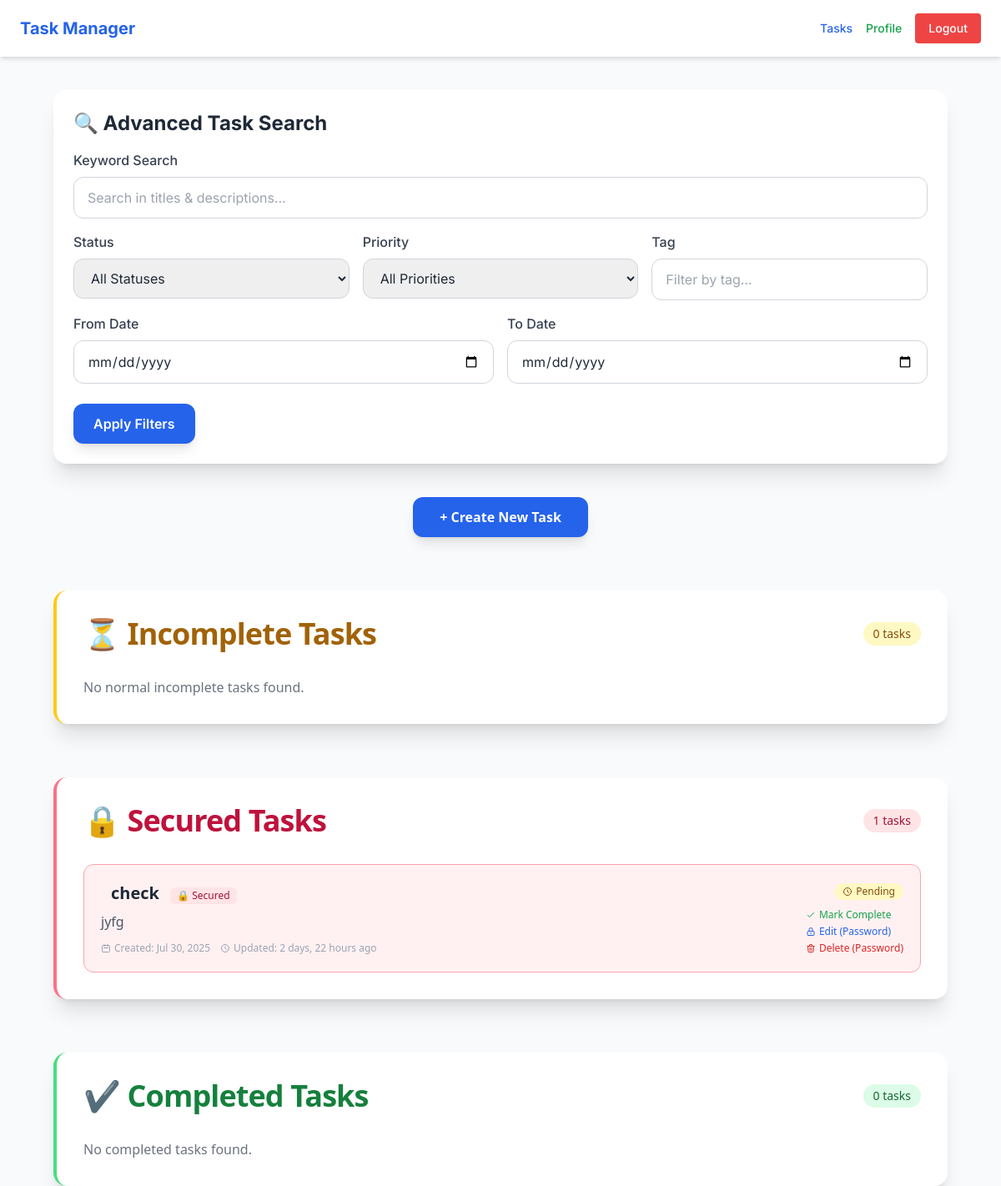
The page / (signed in) on the database as committed earlier.
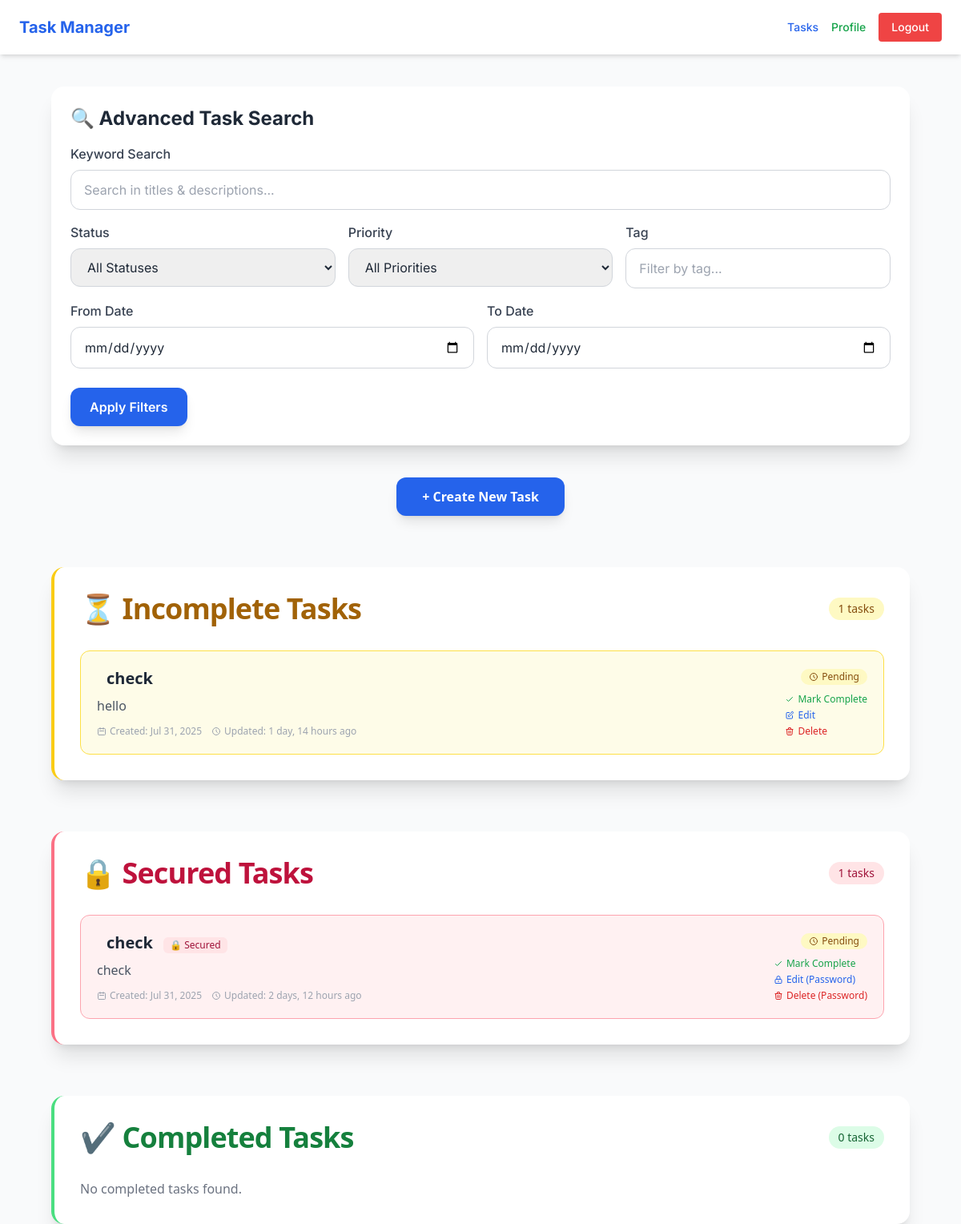
The same page on the database as committed later.
### task/models.py (models this page shows, shortened)
class Task(models.Model):
    PRIORITY_CHOICES = [
        ('L', 'Low'),
        ('M', 'Medium'),
        ('H', 'High'),
    ]
    user = models.ForeignKey(User, on_delete=models.CASCADE)
    title = models.CharField(max_length=255)
    completed = models.BooleanField(default=False)
    is_secret = models.BooleanField(default=False)
    description = models.TextField(blank=True)
    due_date = models.DateField(null=True, blank=True)
    priority = models.CharField(
        max_length=10,
        choices=[('low', 'Low'), ('medium', 'Medium'), ('high', 'High')],
        default='low'
    )
    completed = models.BooleanField(default=False)
    is_secret = models.BooleanField(default=False)
    secret_password = models.CharField(max_length=128, blank=True, null=True)
    created_at = models.DateTimeField(auto_now_add=True)
    due_date = models.DateField(null=True, blank=True)
    priority = models.CharField(max_length=1, choices=PRIORITY_CHOICES, default='M')
    updated_at = models.DateTimeField(auto_now=True)

### task/views.py (the view)
# urls.py: path('', views.task_list, name='task-list'),  # Homepage shows task list
@login_required
def task_list(request):
    search_query = request.GET.get('q', '')
    status = request.GET.get('status', '')
    priority = request.GET.get('priority', '')
    tag = request.GET.get('tag', '')
    date_from = request.GET.get('date_from', '')
    date_to = request.GET.get('date_to', '')
    tasks = Task.objects.filter(user=request.user)
    if search_query:
        tasks = tasks.filter(
            Q(title__icontains=search_query) |
            Q(description__icontains=search_query))
    if status == 'completed':
        tasks = tasks.filter(completed=True)
    elif status == 'incomplete':
        tasks = tasks.filter(completed=False)
    if priority:
        tasks = tasks.filter(priority=priority)
    if tag:
        tasks = tasks.filter(tags__icontains=tag)
    if date_from:
        try:
            date_obj = datetime.strptime(date_from, '%Y-%m-%d').date()
            tasks = tasks.filter(created_at__date__gte=date_obj)
        except ValueError:
            pass
    if date_to:
        try:
            date_obj = datetime.strptime(date_to, '%Y-%m-%d').date()
            tasks = tasks.filter(created_at__date__lte=date_obj)
        except ValueError:
            pass
    incomplete_tasks = tasks.filter(completed=False).order_by('-created_at')
    secured_tasks = incomplete_tasks.filter(is_secret=True)
    normal_incomplete_tasks = incomplete_tasks.filter(is_secret=False)
    completed_tasks = tasks.filter(completed=True).order_by('-created_at')
    unlocked = request.session.get('unlocked_tasks', [])
    return render(request, 'tasklist.html', {
        'completed_tasks': completed_tasks,
        'normal_incomplete_tasks': normal_incomplete_tasks,
        'secured_incomplete_tasks': secured_tasks,
        'unlocked': unlocked,
        'search_params': request.GET,  # Pass all search parameters back to template
        'priority_choices': Task.PRIORITY_CHOICES,  # For priority filter dropdown
    })

### task/templates/tasklist.html (shortened to what the changed rows need)
{% extends "base.html" %}
{% block content %}
<div class="container mx-auto mt-10 px-4 max-w-6xl">
  <div class="bg-white p-6 rounded-2xl shadow-xl mb-10">
    <h2 class="text-2xl font-bold text-gray-800 mb-4">🔍 Advanced Task Search</h2>
  </div>
</div>
<div class="container mx-auto px-4 max-w-6xl space-y-16 font-sans">
  <section class="bg-white p-8 rounded-2xl shadow-xl border-l-4 border-yellow-400">
    <div class="flex justify-between items-center mb-8">
      <h2 class="text-4xl font-bold text-yellow-700 tracking-tight">⏳ Incomplete Tasks</h2>
      <span class="bg-yellow-100 text-yellow-800 px-3 py-1 rounded-full text-sm font-medium">
        {{ normal_incomplete_tasks.count }} tasks
      </span>
    </div>
    {% if normal_incomplete_tasks %}
      <ul class="space-y-6">
        {% for task in normal_incomplete_tasks %}
          <li class="p-5 bg-yellow-50 border border-yellow-300 rounded-xl hover:shadow-lg hover:scale-[1.01] transition transform">
            {% include '_task_item.html' with task=task %}
          </li>
        {% endfor %}
      </ul>
    {% else %}
      <p class="text-gray-500 mt-6">No normal incomplete tasks found.</p>
    {% endif %}
  </section>
  <section class="bg-white p-8 rounded-2xl shadow-xl border-l-4 border-rose-400">
    <div class="flex justify-between items-center mb-8">
      <h2 class="text-4xl font-bold text-rose-700 tracking-tight">🔒 Secured Tasks</h2>
    </div>
    {% if secured_incomplete_tasks %}
      <ul class="space-y-6">
        {% for task in secured_incomplete_tasks %}
          <li class="p-5 bg-rose-50 border border-rose-300 rounded-xl hover:shadow-lg hover:scale-[1.01] transition transform">
            {% include '_task_item.html' with task=task is_secured=True %}
          </li>
        {% endfor %}
      </ul>
    {% else %}
      <p class="text-gray-500 mt-6">No secured tasks found.</p>
    {% endif %}
  </section>
  <section class="bg-white p-8 rounded-2xl shadow-xl border-l-4 border-green-400">
    <div class="flex justify-between items-center mb-8">
      <h2 class="text-4xl font-bold text-green-700 tracking-tight">✔️ Completed Tasks</h2>
    </div>
  </section>
</div>
{% endblock %}

### task/templates/_task_item.html (shortened to what the changed rows need)
<div class="flex flex-col md:flex-row justify-between gap-4">
    <div class="flex-1">
      <div class="flex items-start gap-3">
        <div>
          <h4 class="text-xl font-semibold text-gray-800 {% if is_completed %}line-through{% endif %}">
            {{ task.title }}
            {% if is_secured or task.is_secret %}
              <span class="inline-flex items-center px-2 py-0.5 ml-2 text-xs font-medium bg-rose-100 text-rose-800 rounded-md">
                🔒 Secured
              </span>
            {% endif %}
          </h4>
        </div>
      </div>
      {% if task.description %}
        <div class="mt-2 text-gray-600 {% if is_completed %}line-through{% endif %}">
          {{ task.description|linebreaksbr }}
        </div>
      {% endif %}
      <div class="mt-3 flex flex-wrap items-center gap-3 text-xs text-gray-400 {% if is_completed %}line-through{% endif %}">
        <span class="flex items-center">
          <svg xmlns="http://www.w3.org/2000/svg" class="h-3 w-3 mr-1" fill="none" viewBox="0 0 24 24" stroke="currentColor">
            <path stroke-linecap="round" stroke-linejoin="round" stroke-width="2" d="M8 7V3m8 4V3m-9 8h10M5 21h14a2 2 0 002-2V7a2 2 0 00-2-2H5a2 2 0 00-2 2v12a2 2 0 002 2z" />
          </svg>
          Created: {{ task.created_at|date:"M d, Y" }}
        </span>
        <span class="flex items-center">
          <svg xmlns="http://www.w3.org/2000/svg" class="h-3 w-3 mr-1" fill="none" viewBox="0 0 24 24" stroke="currentColor">
            <path stroke-linecap="round" stroke-linejoin="round" stroke-width="2" d="M12 8v4l3 3m6-3a9 9 0 11-18 0 9 9 0 0118 0z" />
          </svg>
          Updated: {{ task.updated_at|timesince }} ago
        </span>
      </div>
    </div>
    <div class="flex flex-col items-end space-y-2 min-w-[120px]">
      <div>
        {% if is_completed %}
          <span class="inline-flex items-center px-2.5 py-0.5 rounded-full text-xs font-medium bg-green-100 text-green-800">
            <svg xmlns="http://www.w3.org/2000/svg" class="h-3 w-3 mr-1" viewBox="0 0 20 20" fill="currentColor">
              <path fill-rule="evenodd" d="M16.707 5.293a1 1 0 010 1.414l-8 8a1 1 0 01-1.414 0l-4-4a1 1 0 011.414-1.414L8 12.586l7.293-7.293a1 1 0 011.414 0z" clip-rule="evenodd" />
            </svg>
            Completed
          </span>
        {% else %}
          <span class="inline-flex items-center px-2.5 py-0.5 rounded-full text-xs font-medium bg-yellow-100 text-yellow-800">
            <svg xmlns="http://www.w3.org/2000/svg" class="h-3 w-3 mr-1" fill="none" viewBox="0 0 24 24" stroke="currentColor">
              <path stroke-linecap="round" stroke-linejoin="round" stroke-width="2" d="M12 8v4l3 3m6-3a9 9 0 11-18 0 9 9 0 0118 0z" />
            </svg>
            Pending
          </span>
        {% endif %}
      </div>
      <div class="flex flex-col space-y-1 text-right">
        <form method="post" action="{% url 'toggle_task' task.pk %}" class="inline">
          <button type="submit" class="text-xs font-medium {% if is_completed %}text-yellow-600 hover:text-yellow-800{% else %}text-green-600 hover:text-green-800{% endif %} hover:underline flex items-center">
            {% if is_completed %}
              <svg xmlns="http://www.w3.org/2000/svg" class="h-3 w-3 mr-1" fill="none" viewBox="0 0 24 24" stroke="currentColor">
                <path stroke-linecap="round" stroke-linejoin="round" stroke-width="2" d="M10 14l2-2m0 0l2-2m-2 2l-2-2m2 2l2 2m7-2a9 9 0 11-18 0 9 9 0 0118 0z" />
              </svg>
              Mark Incomplete
            {% else %}
              <svg xmlns="http://www.w3.org/2000/svg" class="h-3 w-3 mr-1" fill="none" viewBox="0 0 24 24" stroke="currentColor">
                <path stroke-linecap="round" stroke-linejoin="round" stroke-width="2" d="M5 13l4 4L19 7" />
              </svg>
              Mark Complete
            {% endif %}
          </button>
        </form>
        {% if is_secured or task.is_secret %}
          <a href="{% url 'secret-task-password-prompt' task.pk %}" class="text-xs font-medium text-blue-600 hover:text-blue-800 hover:underline flex items-center">
            <svg xmlns="http://www.w3.org/2000/svg" class="h-3 w-3 mr-1" fill="none" viewBox="0 0 24 24" stroke="currentColor">
              <path stroke-linecap="round" stroke-linejoin="round" stroke-width="2" d="M12 15v2m-6 4h12a2 2 0 002-2v-6a2 2 0 00-2-2H6a2 2 0 00-2 2v6a2 2 0 002 2zm10-10V7a4 4 0 00-8 0v4h8z" />
            </svg>
            Edit (Password)
          </a>
        {% else %}
          <a href="{% url 'task-edit' task.pk %}" class="text-xs font-medium text-blue-600 hover:text-blue-800 hover:underline flex items-center">
            <svg xmlns="http://www.w3.org/2000/svg" class="h-3 w-3 mr-1" fill="none" viewBox="0 0 24 24" stroke="currentColor">
              <path stroke-linecap="round" stroke-linejoin="round" stroke-width="2" d="M11 5H6a2 2 0 00-2 2v11a2 2 0 002 2h11a2 2 0 002-2v-5m-1.414-9.414a2 2 0 112.828 2.828L11.828 15H9v-2.828l8.586-8.586z" />
            </svg>
            Edit
          </a>
        {% endif %}
        {% if is_secured or task.is_secret %}
          <a href="{% url 'secret-task-delete' task.pk %}" class="text-xs font-medium text-red-600 hover:text-red-800 hover:underline flex items-center">
            Delete (Password)
          </a>
        {% else %}
          <a href="{% url 'task-delete' task.pk %}" class="text-xs font-medium text-red-600 hover:text-red-800 hover:underline flex items-center">
            Delete
          </a>
        {% endif %}
      </div>
    </div>
  </div>

Rows that differ between the two databases and show on the page:
removed Task: title "check", description "jyfg", created_at "Jul 30, 2025", updated_at "2 days, 22 hours", shown under "🔒 Secured Tasks"
added Task: title "check", description "hello", created_at "Jul 31, 2025", updated_at "1 day, 14 hours", is_secret False (drawn), shown under "⏳ Incomplete Tasks"
added Task: title "check", description "check", created_at "Jul 31, 2025", updated_at "2 days, 12 hours", shown under "🔒 Secured Tasks"
Other text that changed with them:
{{ normal_incomplete_tasks.count }}: "0" → "1"
text no longer shown: "No normal incomplete tasks found."
